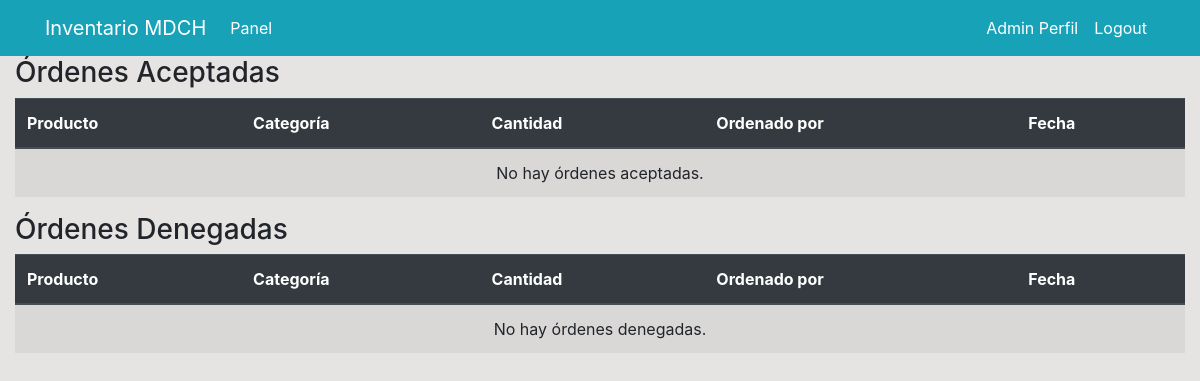
Page /records/ (signed in) on the earlier database version.
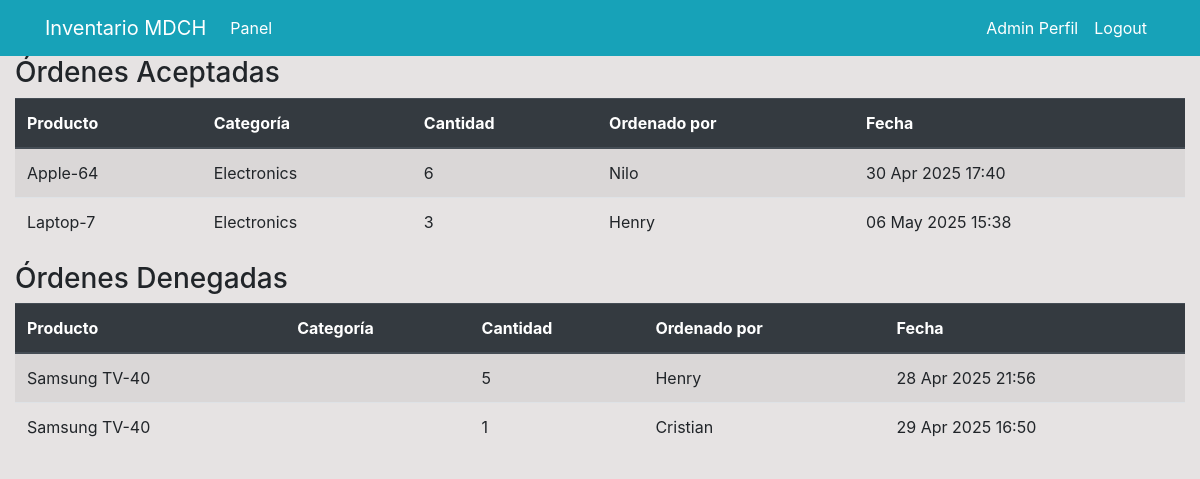
Same page on the later database version.
### dashboard/models.py (models this page shows, shortened)
class Order(models.Model):
    product=models.ForeignKey(Product, on_delete=models.CASCADE, null=True)
    staff=models.ForeignKey(User, models.CASCADE, null=True, blank=True)
    order_quantity=models.PositiveIntegerField(null=True)
    date=models.DateTimeField(auto_now_add=True)
    STATUS_CHOICES = [
        ('pendiente', 'Pendiente'),
        ('aceptada', 'Aceptada'),
        ('denegada', 'Denegada'),
    ]
    status = models.CharField(
        max_length=10,
        choices=STATUS_CHOICES,
        default='pendiente'
    )
    class   Meta:
        verbose_name_plural= 'Order'

class Product(models.Model):
    name= models.CharField(max_length=100, null=True)
    category=models.CharField(max_length=30, choices=CATEGORY, null=True)
    quantity=models.PositiveIntegerField (null=True)
    class   Meta:
        verbose_name_plural= 'Product'
    def __str__(self):
        return f'{self.name}-{self.quantity}'

### dashboard/views.py (the view)
# urls.py: path('records/', views.records, name='dashboard-records'),
@login_required
@user_passes_test(lambda u: u.is_staff)  # opcional: solo admins (is_staff)
def records(request):
    accepted_orders = Order.objects.filter(status='aceptada')
    denied_orders   = Order.objects.filter(status='denegada')
    contexto = {
        'accepted_orders': accepted_orders,
        'denied_orders': denied_orders,
    }
    return render(request, 'dashboard/records.html', contexto)

### templates/dashboard/records.html
{% extends 'partials/base.html' %}
{% block content %}
<div class="container-fluid">
  <h3>Órdenes Aceptadas</h3>
  <table class="table table-striped">
    <thead class="thead-dark">
      <tr>
        <th>Producto</th>
        <th>Categoría</th>
        <th>Cantidad</th>
        <th>Ordenado por</th>
        <th>Fecha</th>
      </tr>
    </thead>
    <tbody>
      {% for orden in accepted_orders %}
      <tr>
        <td>{{ orden.product }}</td>
        <td>{{ orden.product.category }}</td>
        <td>{{ orden.order_quantity }}</td>
        <td>{{ orden.staff.username }}</td>
        <td>{{ orden.date|date:"d M Y H:i" }}</td>
      </tr>
      {% empty %}
      <tr><td colspan="5" class="text-center">No hay órdenes aceptadas.</td></tr>
      {% endfor %}
    </tbody>
  </table>
  <h3>Órdenes Denegadas</h3>
  <table class="table table-striped">
    <thead class="thead-dark">
      <tr>
        <th>Producto</th>
        <th>Categoría</th>
        <th>Cantidad</th>
        <th>Ordenado por</th>
        <th>Fecha</th>
      </tr>
    </thead>
    <tbody>
      {% for orden in denied_orders %}
      <tr>
        <td>{{ orden.product }}</td>
        <td>{{ orden.producto.category }}</td>
        <td>{{ orden.order_quantity  }}</td>
        <td>{{ orden.staff.username  }}</td>
        <td>{{ orden.date|date:"d M Y H:i" }}</td>
      </tr>
      {% empty %}
      <tr><td colspan="5" class="text-center">No hay órdenes denegadas.</td></tr>
      {% endfor %}
    </tbody>
  </table>
</div>
{% endblock %}

Differences in the rows shown:
now on this page (row edited): Order: product "Apple-64", product.category "Electronics", order_quantity "6", staff.username "Nilo", date "30 Apr 2025 17:40", shown under "Órdenes Aceptadas"
now on this page (row edited): Order: product "Laptop-7", product.category "Electronics", order_quantity "3", staff.username "Henry", date "06 May 2025 15:38", shown under "Órdenes Aceptadas"
now on this page (row edited): Order: product "Samsung TV-40", order_quantity "5", staff.username "Henry", date "28 Apr 2025 21:56", shown under "Órdenes Denegadas"
now on this page (row edited): Order: product "Samsung TV-40", order_quantity "1", staff.username "Cristian", date "29 Apr 2025 16:50", shown under "Órdenes Denegadas"
Other differences:
text no longer shown: "No hay órdenes aceptadas. No hay órdenes denegadas."
